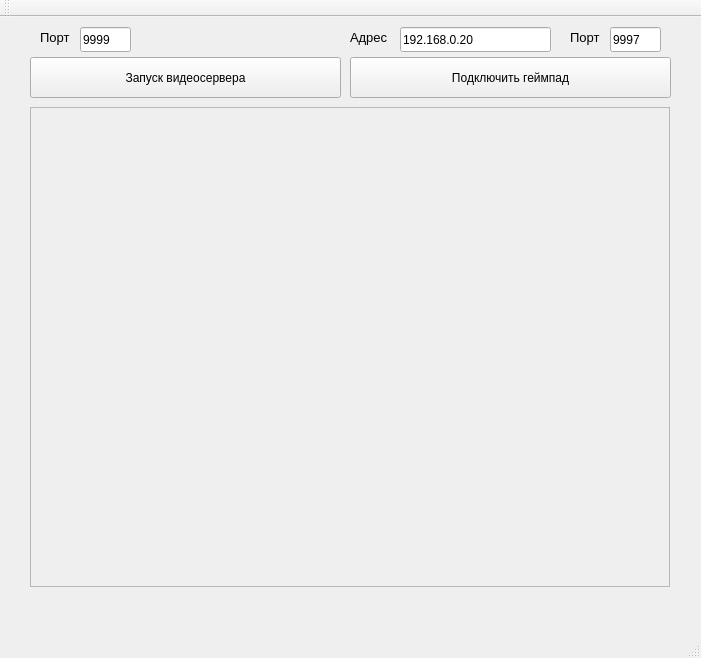
<?xml version="1.0" encoding="UTF-8"?>
<ui version="4.0">
 <class>MainWindow</class>
 <widget class="QMainWindow" name="MainWindow">
  <property name="geometry">
   <rect>
    <x>0</x>
    <y>0</y>
    <width>701</width>
    <height>658</height>
   </rect>
  </property>
  <property name="windowTitle">
   <string>MainWindow</string>
  </property>
  <widget class="QWidget" name="centralWidget">
   <widget class="QLabel" name="label">
    <property name="geometry">
     <rect>
      <x>30</x>
      <y>90</y>
      <width>640</width>
      <height>480</height>
     </rect>
    </property>
    <property name="frameShape">
     <enum>QFrame::StyledPanel</enum>
    </property>
    <property name="frameShadow">
     <enum>QFrame::Plain</enum>
    </property>
    <property name="text">
     <string/>
    </property>
   </widget>
   <widget class="QPushButton" name="startServerButton">
    <property name="geometry">
     <rect>
      <x>30</x>
      <y>40</y>
      <width>311</width>
      <height>41</height>
     </rect>
    </property>
    <property name="text">
     <string>Запуск видеосервера</string>
    </property>
   </widget>
   <widget class="QLineEdit" name="portNum">
    <property name="geometry">
     <rect>
      <x>80</x>
      <y>10</y>
      <width>51</width>
      <height>25</height>
     </rect>
    </property>
    <property name="text">
     <string>9999</string>
    </property>
   </widget>
   <widget class="QLabel" name="label_2">
    <property name="geometry">
     <rect>
      <x>40</x>
      <y>10</y>
      <width>54</width>
      <height>21</height>
     </rect>
    </property>
    <property name="font">
     <font>
      <pointsize>10</pointsize>
     </font>
    </property>
    <property name="text">
     <string>Порт</string>
    </property>
   </widget>
   <widget class="QPushButton" name="gmpdconnButton">
    <property name="geometry">
     <rect>
      <x>350</x>
      <y>40</y>
      <width>321</width>
      <height>41</height>
     </rect>
    </property>
    <property name="text">
     <string>Подключить геймпад</string>
    </property>
   </widget>
   <widget class="QLineEdit" name="gmpdAdress">
    <property name="geometry">
     <rect>
      <x>400</x>
      <y>10</y>
      <width>151</width>
      <height>25</height>
     </rect>
    </property>
    <property name="text">
     <string>192.168.0.20</string>
    </property>
   </widget>
   <widget class="QLineEdit" name="gmpdPort">
    <property name="geometry">
     <rect>
      <x>610</x>
      <y>10</y>
      <width>51</width>
      <height>25</height>
     </rect>
    </property>
    <property name="text">
     <string>9997</string>
    </property>
   </widget>
   <widget class="QLabel" name="label_3">
    <property name="geometry">
     <rect>
      <x>350</x>
      <y>10</y>
      <width>54</width>
      <height>21</height>
     </rect>
    </property>
    <property name="font">
     <font>
      <pointsize>10</pointsize>
     </font>
    </property>
    <property name="text">
     <string>Адрес</string>
    </property>
   </widget>
   <widget class="QLabel" name="label_4">
    <property name="geometry">
     <rect>
      <x>570</x>
      <y>10</y>
      <width>41</width>
      <height>21</height>
     </rect>
    </property>
    <property name="font">
     <font>
      <pointsize>10</pointsize>
     </font>
    </property>
    <property name="text">
     <string>Порт</string>
    </property>
   </widget>
   <widget class="QLabel" name="statusabel">
    <property name="geometry">
     <rect>
      <x>30</x>
      <y>570</y>
      <width>641</width>
      <height>21</height>
     </rect>
    </property>
    <property name="text">
     <string/>
    </property>
   </widget>
  </widget>
  <widget class="QMenuBar" name="menuBar">
   <property name="geometry">
    <rect>
     <x>0</x>
     <y>0</y>
     <width>701</width>
     <height>22</height>
    </rect>
   </property>
  </widget>
  <widget class="QToolBar" name="mainToolBar">
   <attribute name="toolBarArea">
    <enum>TopToolBarArea</enum>
   </attribute>
   <attribute name="toolBarBreak">
    <bool>false</bool>
   </attribute>
  </widget>
  <widget class="QStatusBar" name="statusBar"/>
 </widget>
 <layoutdefault spacing="6" margin="11"/>
 <resources/>
 <connections/>
</ui>
